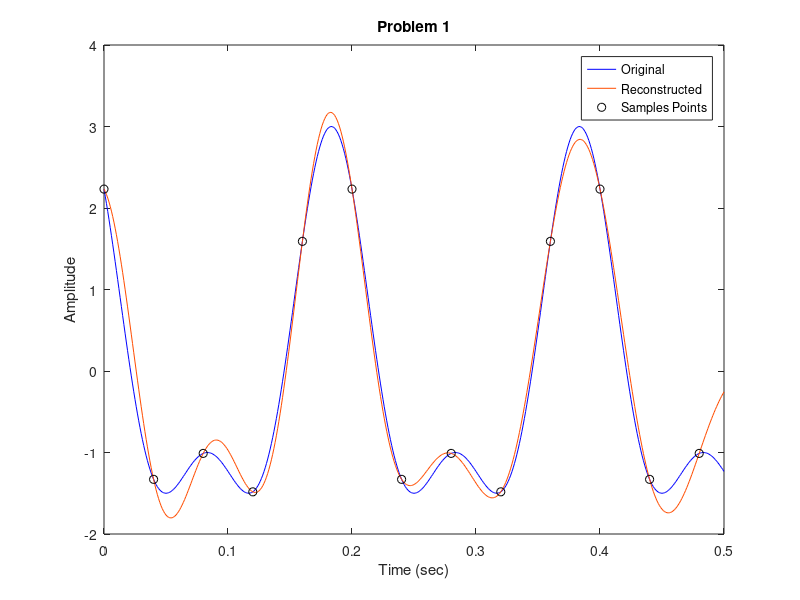
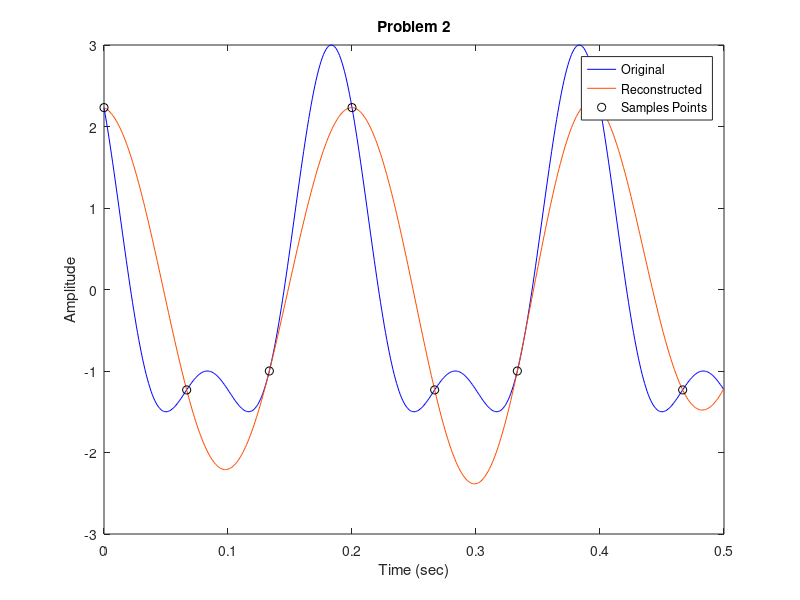

The MATLAB script that drew these images, in order: (Note: this script raises an error after producing the figures.)
function Lab08()
    Problem1();
    Problem2();
    Problem3();
end

function Problem1()
    Fs = 25.0;
    Ts = 1/Fs;
    
    Tmin = 0.0;
    Tmax = 0.5;
    
    N = ceil((Tmax-Tmin)*Fs)
    n = 1:N;
    ts = (n-1).*Ts;
    tc = Tmin:0.001:Tmax;
    
    x = (2.0)*cos(3.1415926*(10*ts+1/6))+cos(3.1415926*(20*ts+1/3));  
    y = (2.0)*cos(3.1415926*(10*tc+1/6))+cos(3.1415926*(20*tc+1/3));
    z = zeros(length(tc),1);
    
    for i=1:length(tc)
        z(i) = sum(x .* sinc(tc(i)./Ts-(0:N-1)));
    end
    
    figure;
    plot(tc, y, 'color', 'b');
    hold on;
    plot(tc, z, 'color', [1,0.3,0]);
    hold on;
    plot(ts, x, 'o', 'color', 'k');
    xlabel('Time (sec)');
    ylabel('Amplitude');
    legend('Original','Reconstructed','Samples Points');
    title('Problem 1');
end

function Problem2()
    Fs = 15.0;
    Ts = 1/Fs;
    
    Tmin = 0.0;
    Tmax = 0.5;
    
    N = ceil((Tmax-Tmin)*Fs)
    n = 1:N;
    ts = (n-1).*Ts;
    tc = Tmin:0.001:Tmax;
    
    x = (2.0)*cos(3.1415926*(10*ts+1/6))+cos(3.1415926*(20*ts+1/3));  
    y = (2.0)*cos(3.1415926*(10*tc+1/6))+cos(3.1415926*(20*tc+1/3));
    z = zeros(length(tc),1);
    
    for i=1:length(tc)
        z(i) = sum(x .* sinc(tc(i)./Ts-(0:N-1)));
    end
    
    figure;
    plot(tc, y, 'color', 'b');
    hold on;
    plot(tc, z, 'color', [1,0.3,0]);
    hold on;
    plot(ts, x, 'o', 'color', 'k');
    xlabel('Time (sec)');
    ylabel('Amplitude');
    legend('Original','Reconstructed','Samples Points');
    title('Problem 2');
end

function Problem3()
    invalid = -9999;
    filename = 'Lab6_t_T.csv';
    data = importdata(filename);
    data = data.data;
    dates = data(:, 1);
    Tmax = data(:, 2);
    Tmin = data(:, 3);
    period = 365;
    
    serialDates = datenum(num2str(dates), 'yyyymmdd');
    serialDates = serialDates - serialDates(1);
    
    fixedDates = serialDates(1):1:serialDates(length(serialDates));
    N = length(fixedDates);
    
    fixedTmin(1) = Tmin(1);
    fixedTmax(1) = Tmax(1);
    for i=2:length(serialDates)
        d = serialDates(i) - serialDates(i-1);
        if d > 1
            fixedTmax = vertcat(fixedTmax, ones(d-1, 1).*invalid); 
            fixedTmin = vertcat(fixedTmin, ones(d-1, 1).*invalid);
        end
        fixedTmax = vertcat(fixedTmax, Tmax(i));
        fixedTmin = vertcat(fixedTmin, Tmin(i));
    end
    for i=1:length(fixedDates)
        if fixedTmax(i) == invalid
            fixedTmax(i) = NaN;
        end
        if fixedTmin(i) == invalid
            fixedTmin(i) = NaN;
        end
    end
    for i=1:length(fixedDates)
        if isnan(fixedTmax(i))
            fixedTmax(i) = nansum(fixedTmax' .* sinc(fixedDates(i)-(0:N-1)));
        end
        if isnan(fixedTmin(i))
            fixedTmin(i) = nansum(fixedTmin' .* sinc(fixedDates(i)-(0:N-1)));
        end
    end
    
    
    MAF_Tmax = MovingAverage(fixedTmax, period);
    NLMAF_Tmax = NoLagMovingAverage(fixedTmax, period);
    MAF_Tmin = MovingAverage(fixedTmin, period);
    NLMAF_Tmin = NoLagMovingAverage(fixedTmin, period);
    
    figure('position', [0, 0, 600, 250]);
    plot(fixedDates, fixedTmax, 'color', [0.0,0.0,0.0]+0.6);
    hold on;
    plot(MAF_Tmax(1:length(MAF_Tmax)));
    axis tight;
    title('Maximum Temperature Raw Moving Average');
    xlabel('# of Days since 1 January 1893');
    ylabel('Tenths of ^{o}C');
    legend('T_{max}','T_{max} Moving Average');
    
    figure('position', [0, 0, 600, 250]);
    plot(fixedDates, fixedTmin, 'color', [0.0,0.0,0.0]+0.6);
    hold on;
    plot(MAF_Tmin(1:length(MAF_Tmin)));
    axis tight;
    title('Minimum Temperature Raw Moving Average');
    xlabel('# of Days since 1 January 1893');
    ylabel('Tenths of ^{o}C');
    legend('T_{min}','T_{min} Moving Average');
    
    figure('position', [0, 0, 600, 250]);
    plot(fixedDates, fixedTmax, 'color', [0.0,0.0,0.0]+0.6);
    hold on;
    plot(NLMAF_Tmax(1:length(NLMAF_Tmax)));
    axis tight;
    title('Maximum Temperature No Lag Moving Average');
    xlabel('# of Days since 1 January 1893');
    ylabel('Tenths of ^{o}C');
    legend('T_{max}','T_{max} Moving Average');
    
    figure('position', [0, 0, 600, 250]);
    plot(fixedDates, fixedTmin, 'color', [0.0,0.0,0.0]+0.6);
    hold on;
    plot(NLMAF_Tmin(1:length(NLMAF_Tmin)));
    axis tight;
    title('Minimum Temperature No Lag Moving Average');
    xlabel('# of Days since 1 January 1893');
    ylabel('Tenths of ^{o}C');
    legend('T_{min}','T_{min} Moving Average');
    
    figure('position', [0, 0, 600, 250]);
    subplot(1,2,1);
    plot(fixedDates, fixedTmax, 'color', [0.0,0.0,0.0]+0.6);
    hold on;
    plot(MAF_Tmax(1:length(MAF_Tmax)));
    axis tight;
    title('Maximum Temperature Raw Moving Average');
    xlabel('# of Days since 1 January 1893');
    ylabel('Tenths of ^{o}C');
    legend('T_{max}','T_{max} Moving Average');
    
    subplot(1,2,2);
    plot(fixedDates, fixedTmax, 'color', [0.0,0.0,0.0]+0.6);
    hold on;
    plot(NLMAF_Tmax(1:length(NLMAF_Tmax)));
    axis tight;
    title('Maximum Temperature No Lag Moving Average');
    xlabel('# of Days since 1 January 1893');
    ylabel('Tenths of ^{o}C');
    legend('T_{max}','T_{max} Moving Average');
end

% Discrete Convolution 
function [result] = convolve(input, impulse)
    result = zeros(length(input) + length(impulse) - 1,1);
    for k=1:length(input)
        for j=1:length(impulse)
            result(k + j - 1) = result(k + j - 1) + impulse(j) * input(k);
        end
    end
end

% Moving Average Filter
function [result] = MovingAverage(input, number)
    impulse = ones(number, 1) ./ number;
    result = convolve(input, impulse);
end

% Tapered Moving Average Filter
function [result] = NoLagMovingAverage(input, number)
    result = MovingAverage(input, number);
    for i=1:number
        result(i) = result(i) * (number / i);
    end
end
